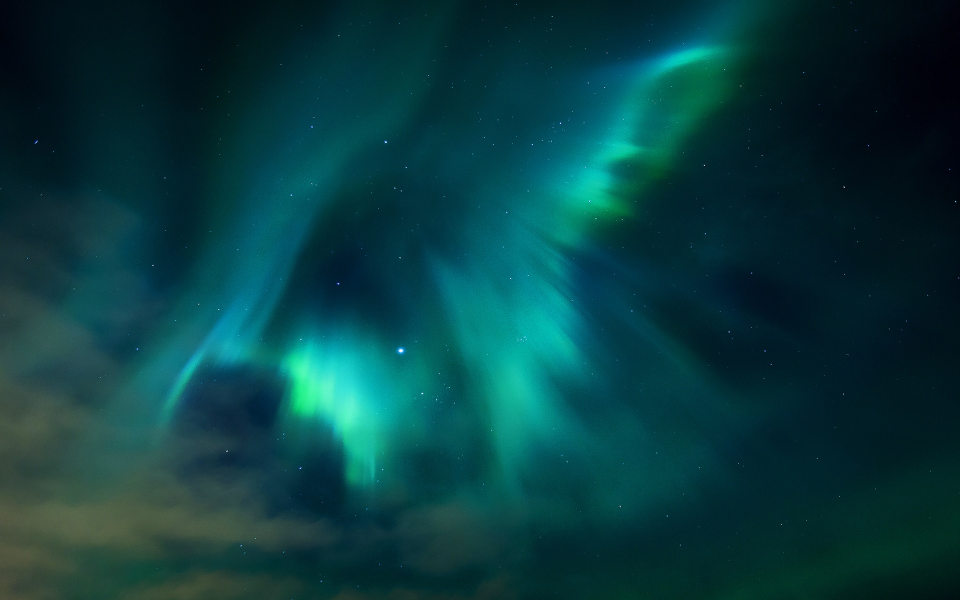
#> input picture datasets/aurora1.jpg, 1920 x 1200 px (shown at 1/2 size)
$ python mashup.py datasets/aurora1.jpg datasets/aurora2.jpg   (Python 2 division)
#> lines starting #> are read from the running program, lines starting #| are printed output that depends on the picture
from PIL import Image
from PIL import ImageFilter
import sys, os
import random

def main(argv):
    # Check if arguments formed correctly
    if len(argv) < 2:
        sys.stderr.write("Usage: %s <image_1> <image_2>\n" % (argv[0],))
        return 1

    if not os.path.exists(argv[1]):
        sys.stderr.write("ERROR: Image %r was not found!\n" % (argv[1],))
        return 1

    if not os.path.exists(argv[2]):
        sys.stderr.write("ERROR: Image %r was not found!\n" % (argv[2],))
        return 1

    # Load the images
    image_1 = Image.open(argv[1])
#> image_1 is the input picture: PIL image 1920x1200 RGB; mean R, G, B 8.2, 60.5, 63.9
    image_2 = Image.open(argv[2])
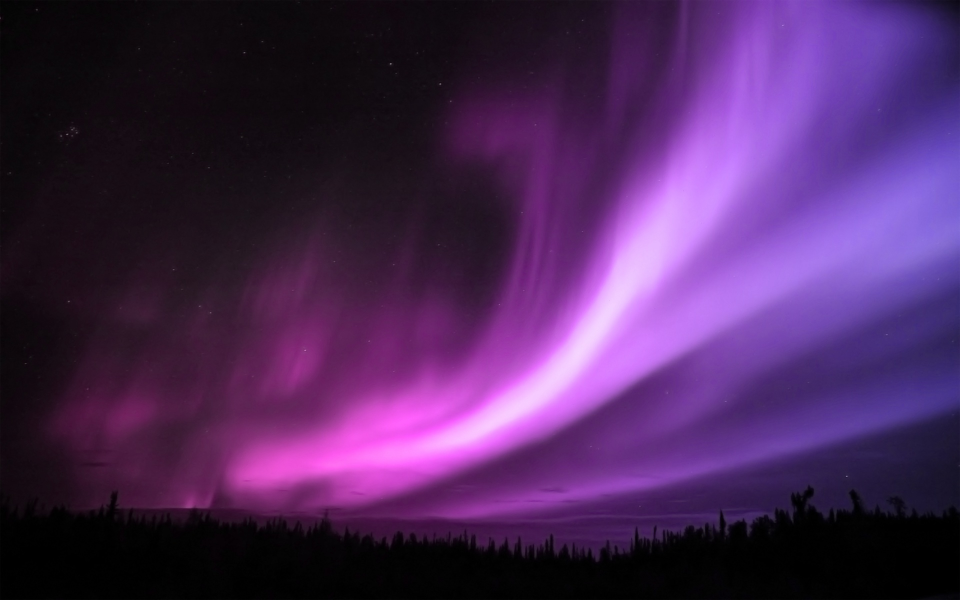
#> input picture datasets/aurora2.jpg, 1920 x 1200 px (shown at 1/2 size)
#> image_2 is the input picture: PIL image 1920x1200 RGB; mean R, G, B 74.7, 39.4, 89.9

    # Resize image to smallest image size if necessary
    if (image_1.size) != (image_2.size):
        if image_1.size > image_2.size:
            image_1 = image_1.resize(image_2.size)
        else:
            image_2 = image_2.resize(image_1.size)

    # Mashup the images
    width, height = image_1.size
#> width = 1920; height = 1200
    for x in range(width):
        for y in range(height):
            # Use the average of each image's pixels
            pixel_1 = image_1.getpixel((x,y))
            pixel_2 = image_2.getpixel((x,y))
            average_pixel = ((pixel_1[0] + pixel_2[0])/2,(pixel_1[1] + pixel_2[1])/2,(pixel_1[2] + pixel_2[2])/2)
            image_1.putpixel((x,y), average_pixel)
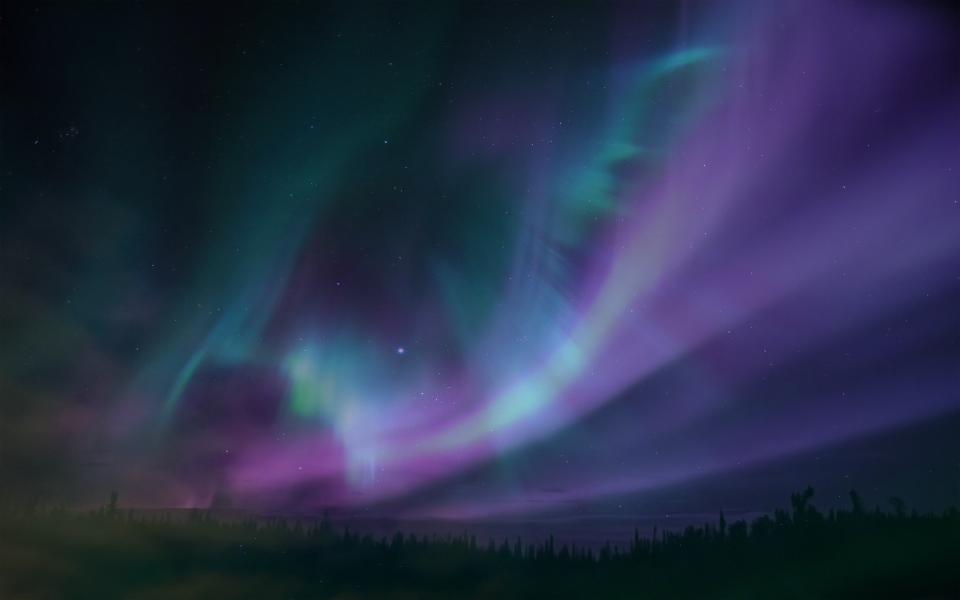
#> image_1: PIL image 1920x1200 RGB (shown at 1/2 size); mean R, G, B 41.2, 49.7, 76.7

    # Save the result
    image_1.save("result.png")

if __name__ == "__main__":
    sys.exit(main(sys.argv))
#> (the program exits here)
